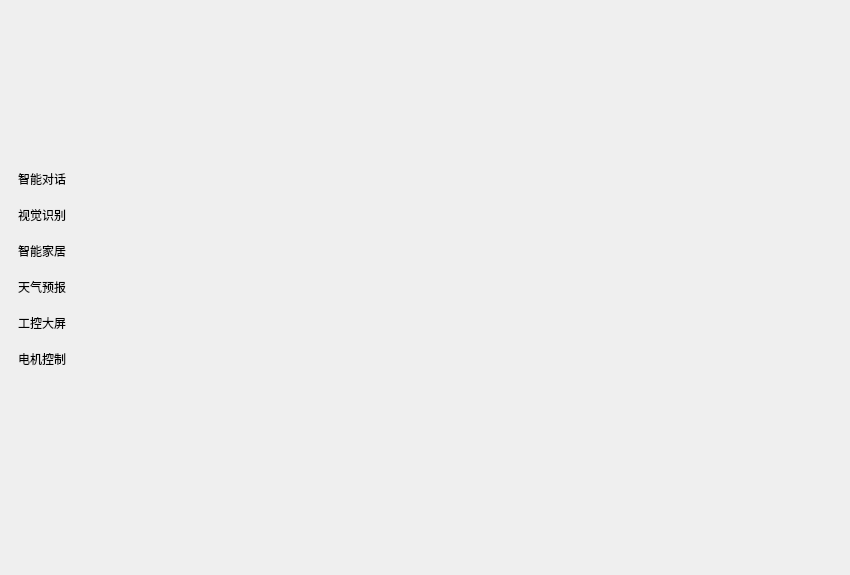
<?xml version="1.0" encoding="UTF-8"?>
<ui version="4.0">
 <class>Widget_Main</class>
 <widget class="QWidget" name="Widget_Main">
  <property name="geometry">
   <rect>
    <x>0</x>
    <y>0</y>
    <width>850</width>
    <height>575</height>
   </rect>
  </property>
  <property name="windowTitle">
   <string>Widget_Main</string>
  </property>
  <layout class="QVBoxLayout" name="verticalLayout">
   <property name="spacing">
    <number>0</number>
   </property>
   <property name="leftMargin">
    <number>0</number>
   </property>
   <property name="topMargin">
    <number>0</number>
   </property>
   <property name="rightMargin">
    <number>0</number>
   </property>
   <property name="bottomMargin">
    <number>0</number>
   </property>
   <item>
    <widget class="QWidget" name="widget_Title" native="true">
     <property name="maximumSize">
      <size>
       <width>16777215</width>
       <height>25</height>
      </size>
     </property>
    </widget>
   </item>
   <item>
    <widget class="QWidget" name="widget_main" native="true">
     <layout class="QHBoxLayout" name="horizontalLayout_4">
      <item>
       <widget class="Widget_Assist_Menu" name="widget_menu" native="true">
        <property name="minimumSize">
         <size>
          <width>130</width>
          <height>532</height>
         </size>
        </property>
        <property name="maximumSize">
         <size>
          <width>130</width>
          <height>532</height>
         </size>
        </property>
        <layout class="QVBoxLayout" name="verticalLayout_3">
         <item>
          <spacer name="verticalSpacer_4">
           <property name="orientation">
            <enum>Qt::Vertical</enum>
           </property>
           <property name="sizeType">
            <enum>QSizePolicy::Maximum</enum>
           </property>
           <property name="sizeHint" stdset="0">
            <size>
             <width>5</width>
             <height>15</height>
            </size>
           </property>
          </spacer>
         </item>
         <item>
          <widget class="QWidget" name="widget" native="true">
           <layout class="QHBoxLayout" name="horizontalLayout_5">
            <item>
             <widget class="QLabel" name="label_head_img">
              <property name="minimumSize">
               <size>
                <width>80</width>
                <height>80</height>
               </size>
              </property>
              <property name="maximumSize">
               <size>
                <width>80</width>
                <height>80</height>
               </size>
              </property>
              <property name="text">
               <string/>
              </property>
              <property name="pixmap">
               <pixmap resource="img.qrc">:/img/head_img.png</pixmap>
              </property>
              <property name="scaledContents">
               <bool>true</bool>
              </property>
             </widget>
            </item>
           </layout>
          </widget>
         </item>
         <item>
          <spacer name="verticalSpacer_5">
           <property name="orientation">
            <enum>Qt::Vertical</enum>
           </property>
           <property name="sizeType">
            <enum>QSizePolicy::Maximum</enum>
           </property>
           <property name="sizeHint" stdset="0">
            <size>
             <width>15</width>
             <height>15</height>
            </size>
           </property>
          </spacer>
         </item>
         <item>
          <widget class="Button_Main_Menu" name="label_smart_chat">
           <property name="minimumSize">
            <size>
             <width>120</width>
             <height>30</height>
            </size>
           </property>
           <property name="maximumSize">
            <size>
             <width>120</width>
             <height>30</height>
            </size>
           </property>
           <property name="text">
            <string>智能对话</string>
           </property>
          </widget>
         </item>
         <item>
          <widget class="Button_Main_Menu" name="label_vision_recog">
           <property name="minimumSize">
            <size>
             <width>120</width>
             <height>30</height>
            </size>
           </property>
           <property name="maximumSize">
            <size>
             <width>120</width>
             <height>30</height>
            </size>
           </property>
           <property name="text">
            <string>视觉识别</string>
           </property>
          </widget>
         </item>
         <item>
          <widget class="Button_Main_Menu" name="label_smart_home">
           <property name="minimumSize">
            <size>
             <width>120</width>
             <height>30</height>
            </size>
           </property>
           <property name="maximumSize">
            <size>
             <width>120</width>
             <height>30</height>
            </size>
           </property>
           <property name="text">
            <string>智能家居</string>
           </property>
          </widget>
         </item>
         <item>
          <widget class="Button_Main_Menu" name="label_weather">
           <property name="minimumSize">
            <size>
             <width>120</width>
             <height>30</height>
            </size>
           </property>
           <property name="maximumSize">
            <size>
             <width>120</width>
             <height>30</height>
            </size>
           </property>
           <property name="text">
            <string>天气预报</string>
           </property>
          </widget>
         </item>
         <item>
          <widget class="Button_Main_Menu" name="label_control_screen">
           <property name="minimumSize">
            <size>
             <width>120</width>
             <height>30</height>
            </size>
           </property>
           <property name="maximumSize">
            <size>
             <width>120</width>
             <height>30</height>
            </size>
           </property>
           <property name="text">
            <string>工控大屏</string>
           </property>
          </widget>
         </item>
         <item>
          <widget class="Button_Main_Menu" name="label_motor">
           <property name="minimumSize">
            <size>
             <width>120</width>
             <height>30</height>
            </size>
           </property>
           <property name="maximumSize">
            <size>
             <width>120</width>
             <height>30</height>
            </size>
           </property>
           <property name="text">
            <string>电机控制</string>
           </property>
          </widget>
         </item>
         <item>
          <spacer name="verticalSpacer_6">
           <property name="orientation">
            <enum>Qt::Vertical</enum>
           </property>
           <property name="sizeHint" stdset="0">
            <size>
             <width>20</width>
             <height>40</height>
            </size>
           </property>
          </spacer>
         </item>
        </layout>
       </widget>
      </item>
      <item>
       <widget class="QWidget" name="widget_mod" native="true">
        <property name="minimumSize">
         <size>
          <width>696</width>
          <height>532</height>
         </size>
        </property>
        <property name="maximumSize">
         <size>
          <width>696</width>
          <height>532</height>
         </size>
        </property>
        <layout class="QHBoxLayout" name="horizontalLayout_6">
         <property name="spacing">
          <number>0</number>
         </property>
         <property name="leftMargin">
          <number>0</number>
         </property>
         <property name="topMargin">
          <number>0</number>
         </property>
         <property name="rightMargin">
          <number>0</number>
         </property>
         <property name="bottomMargin">
          <number>0</number>
         </property>
         <item>
          <widget class="QStackedWidget" name="stackedWidget"/>
         </item>
        </layout>
       </widget>
      </item>
     </layout>
    </widget>
   </item>
  </layout>
 </widget>
 <customwidgets>
  <customwidget>
   <class>Button_Main_Menu</class>
   <extends>QLabel</extends>
   <header>button_main_menu.h</header>
  </customwidget>
  <customwidget>
   <class>Widget_Assist_Menu</class>
   <extends>QWidget</extends>
   <header>widget_assist_menu.h</header>
   <container>1</container>
  </customwidget>
 </customwidgets>
 <resources>
  <include location="img.qrc"/>
 </resources>
 <connections/>
</ui>
